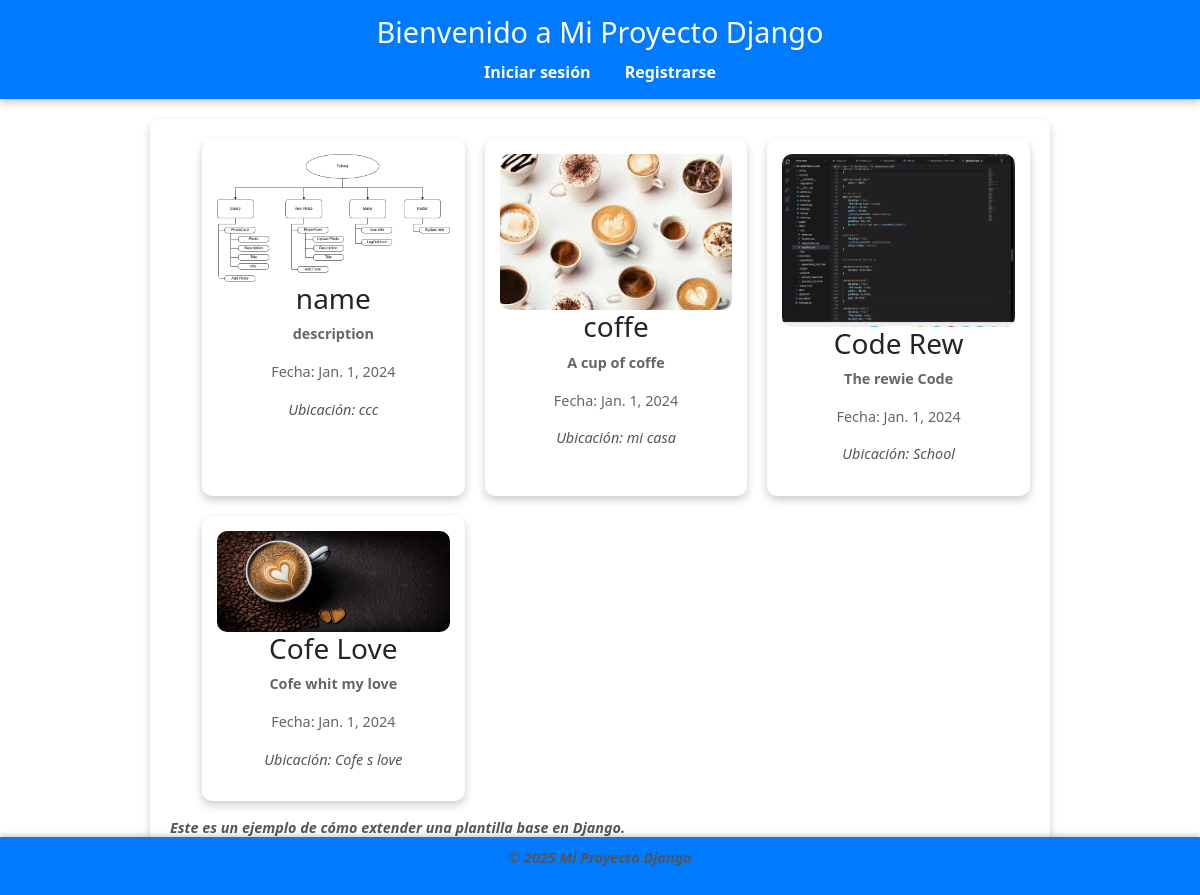
Page /home on the earlier database version.
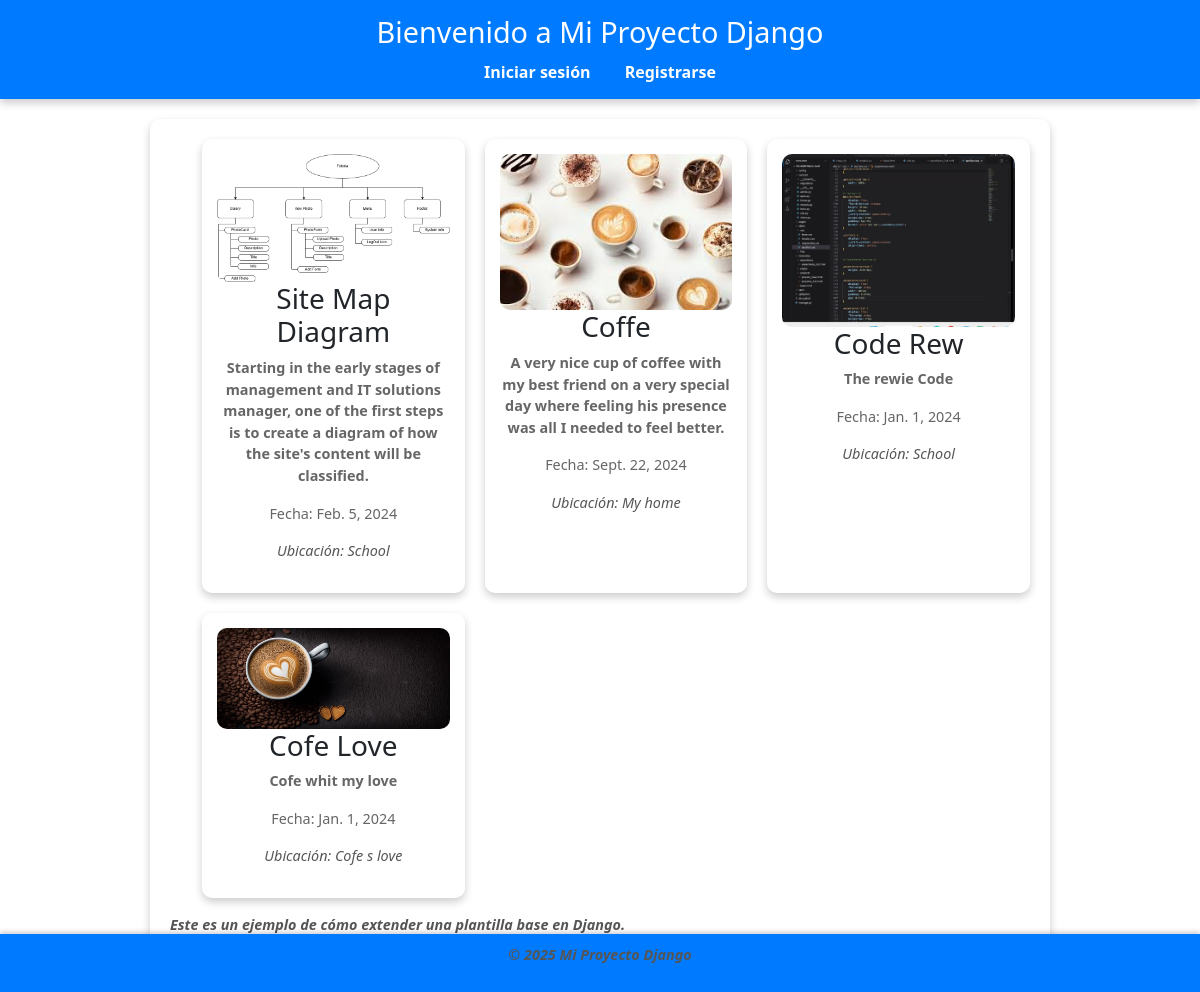
Same page on the later database version.
### FotoriaAPP/models.py (models this page shows, shortened)
class Picture(models.Model):
    name = models.CharField(max_length=100)
    descripcion = models.TextField()
    date = models.DateField()
    location = models.CharField(max_length=100)
    img = models.ImageField(upload_to='static/img')

### FotoriaAPP/views.py (the view)
# urls.py: path('home', PictureListView.as_view(), name='home'),
class PictureListView(ListView):
    model = Picture
    template_name = 'home.html'
    context_object_name = 'listPicture'

### FotoriaAPP/Templates/home.html (shortened to what this page needs)
{% extends "base.html" %}
{% block content %}
    <ul>
        {% for picture in listPicture %}
        <li>
            <img src="{{ picture.img.url }}" alt="{{ picture.name }}">
            <h3>{{ picture.name }}</h3>
            <p>{{ picture.descripcion }}</p>
            <p>Fecha: {{ picture.date }}</p>
            <p>Ubicación: {{ picture.location }}</p>
        </li>
    {% empty %}
        <p>No hay photos disponibles.</p>
    {% endfor %}
    </ul>
    <p>Este es un ejemplo de cómo extender una plantilla base en Django.</p>
{% endblock %}

Differences in the rows shown:
changed Picture: name "name" → "Site Map Diagram"; descripcion "description" → "Starting in the early stages of management and IT solutions manager, one of the first steps is to create a diagram of how the site's content will be classified."; date "Jan. 1, 2024" → "Feb. 5, 2024"; location "ccc" → "School"
changed Picture: name "coffe" → "Coffe"; descripcion "A cup of coffe" → "A very nice cup of coffee with my best friend on a very special day where feeling his presence was all I needed to feel better."; date "Jan. 1, 2024" → "Sept. 22, 2024"; location "mi casa" → "My home"
